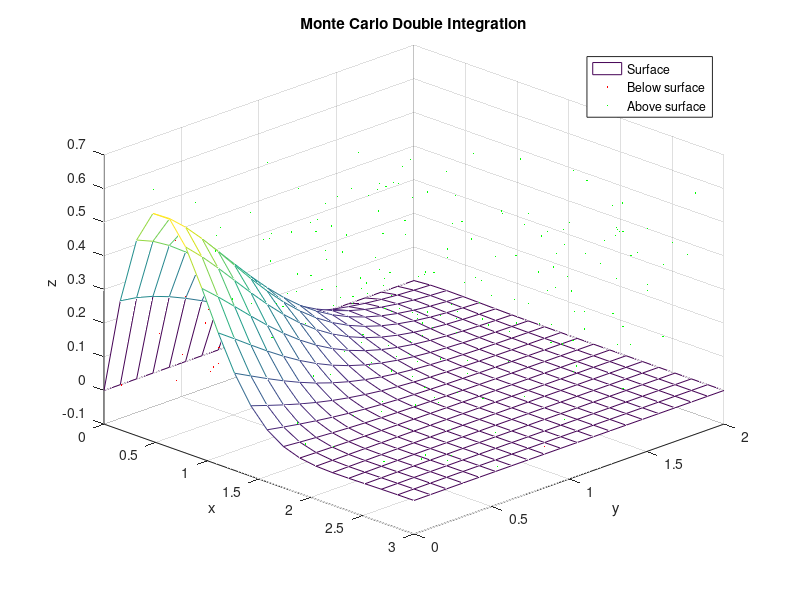

Reproduce this figure in MATLAB.
%% Monte Carlo Double Integral - GNU Octave
% Monte Carlo estimation of a double integral
% with 3D visualization of random samples.

clear;
clc;
close all;

% Reproducible random sequence
rand("seed", 42);

%% Integration domain

xMin = 0;
xMax = 3;

yMin = 0;
yMax = 2;

%% Define the function

f = @(x,y) -(x.^2 - 2*x) .* exp(-x.^2 - y.^2 - x.*y);

%% Find approximate vertical limits of the surface

xGrid = linspace(xMin, xMax, 20);
yGrid = linspace(yMin, yMax, 20);

[X,Y] = meshgrid(xGrid, yGrid);
Z = f(X,Y);

zMin = min(Z(:));
zMax = max(Z(:));

%%===============================================================================================================
%% Monte Carlo experiment

N = 10000; 
%%===============================================================================================================


% Generate random points inside the 3D bounding box
x = xMin + (xMax - xMin) .* rand(N,1);
y = yMin + (yMax - yMin) .* rand(N,1);
z = zMin + (zMax - zMin) .* rand(N,1);

% Evaluate the surface at each random (x,y)
surfaceValues = f(x,y);

% Points below and above the surface
below = z <= surfaceValues;
above = ~below;

%% Monte Carlo integral estimation

% Fraction of points below the surface
p = sum(below) / N;

% Area of the XY domain
domainArea = (xMax - xMin) * (yMax - yMin);

% Estimate the integral
monteCarloIntegral = domainArea * ...
    (zMin + (zMax - zMin) * p);

%% Reference numerical integral

exactVolume = integral2(f, xMin, xMax, yMin, yMax);

%% Error

absoluteError = abs(exactVolume - monteCarloIntegral);

relativeError = absoluteError / abs(exactVolume) * 100;

%% Visualization

figure(1);
clf;

% Draw a lightweight surface
mesh(X,Y,Z);

hold on;

% Plot only a subset of samples to avoid Octave Online limits
nPlot = 250;

plotIndex = 1:min(nPlot,N);

belowPlot = below(plotIndex);
abovePlot = above(plotIndex);

xPlot = x(plotIndex);
yPlot = y(plotIndex);
zPlot = z(plotIndex);

% Samples below the surface
plot3( ...
    xPlot(belowPlot), ...
    yPlot(belowPlot), ...
    zPlot(belowPlot), ...
    'r.', ...
    'MarkerSize', 3);

% Samples above the surface
plot3( ...
    xPlot(abovePlot), ...
    yPlot(abovePlot), ...
    zPlot(abovePlot), ...
    'g.', ...
    'MarkerSize', 3);

xlabel("x");
ylabel("y");
zlabel("z");

title("Monte Carlo Double Integration");

legend( ...
    "Surface", ...
    "Below surface", ...
    "Above surface");

grid on;

view(45,30);

hold off;

%% Display result


%fprintf("\n");
%fprintf("========================================\n");
%fprintf(" Monte Carlo Integration\n");
%fprintf("========================================\n");
%fprintf("Samples: %d\n", N);
%fprintf("Estimated Volume: %.8f\n", monteCarloIntegral);
%fprintf("Reference Volume: %.8f\n", exactVolume);
%fprintf("Absolute Error:   %.8f\n", absoluteError);
%fprintf("Relative Error:   %.4f %%\n", relativeError);
%fprintf("========================================\n");

fprintf("\n");
fprintf("========================================\n");
fprintf(" Monte Carlo Integración\n");
fprintf("========================================\n");
fprintf("NUMERO DE MUESTRAS: %d\n", N);
fprintf("VOLUME ESTIMADO: %.8f\n", monteCarloIntegral);
fprintf("VOLUME EXACTO: %.8f\n", exactVolume);
fprintf("ERROR ABSOLUTO:   %.8f\n", absoluteError);
fprintf("========================================\n");
